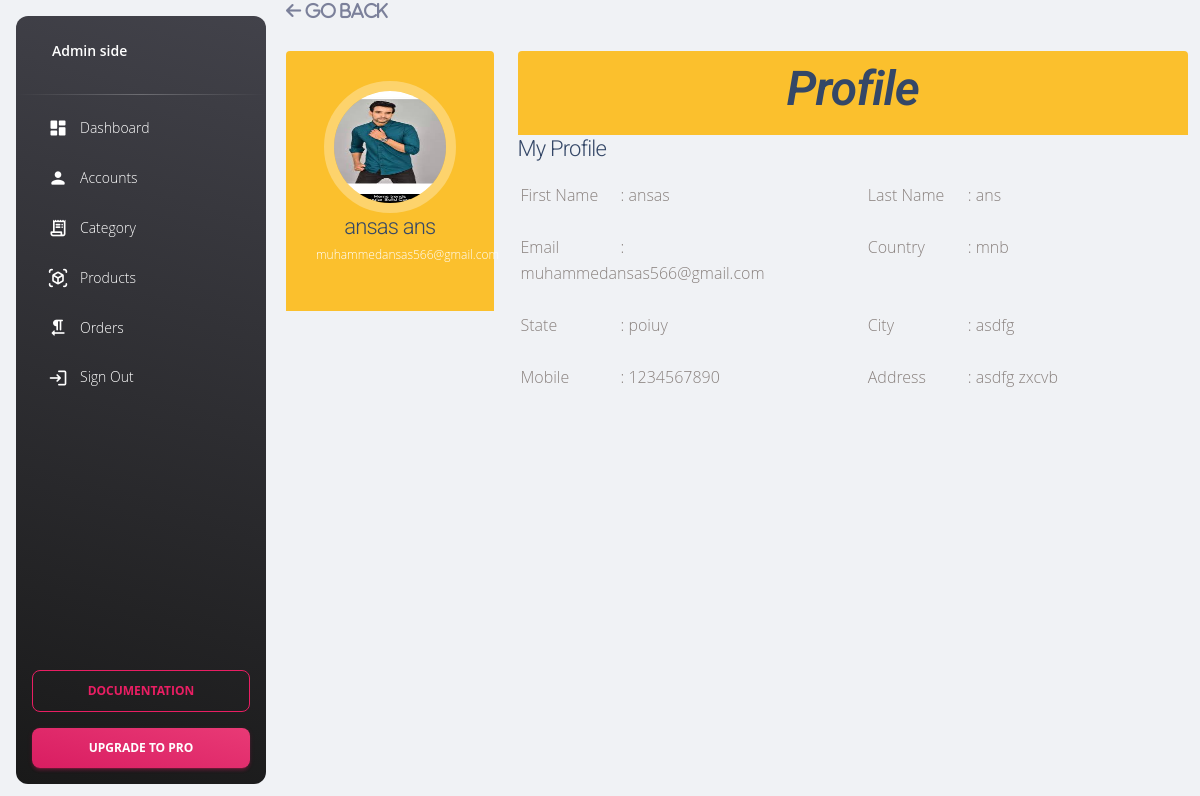
/admin_panel/60/admin_userprofile/, run on the app's committed database.
### accounts/models.py (models this page shows, shortened)
class Userprofile(models.Model):
    user = models.OneToOneField(Account,on_delete=models.CASCADE)
    address_first = models.CharField(blank=True,max_length=100)
    address_second = models.CharField(blank=True,max_length=100)
    profile_picture = models.ImageField(blank=True,upload_to='user_profile')
    city = models.CharField(blank=True,max_length=50)
    state = models.CharField(blank=True,max_length=50)
    country = models.CharField(blank=True,max_length=50)
    def __str__(self):
        return self.user.first_name
    def full_address(self):
        return f'{self.address_first} {self.address_second}'

class Account(AbstractBaseUser):
    first_name = models.CharField(max_length=25)
    last_name = models.CharField(max_length=25)
    username = models.CharField(max_length=50,unique=True)
    email = models.EmailField(max_length=50,unique=True)
    phone_number = models.CharField(max_length=50)
    date_joined = models.DateTimeField(auto_now_add=True)
    last_login = models.DateTimeField(auto_now_add=True)
    is_admin = models.BooleanField(default=False)
    is_staff = models.BooleanField(default=False)
    is_active = models.BooleanField(default=False)
    is_superadmin = models.BooleanField(default=False)
    USERNAME_FIELD ='email'
    REQUIRED_FIELDS = ['username','first_name','last_name']
    objects = Myaccountmanager()

### admin_panel/views.py (the view)
# urls.py: path('<int:id>/admin_userprofile/',views.admin_userprofile,name='admin_userprofile'),
def admin_userprofile(request,id):
    users = Account.objects.get(id=id)
    user = Userprofile.objects.get(user=users)
    print(user)
    context = {
        "user":user
    }
    return render(request,"admin_panel/admin_userprofile.html",context)

### cart/context_processers.py (called while the page is built, shortened)
def counter(request):
    cart_count = 0
    if 'admin' in  request.path:
        return{}
    return dict(cart_count=cart_count)

### products_category/context_processors.py (called while the page is built)
def menu_links(request):
    links = catogary.objects.all()
    return dict(links=links)

### Templates/admin_panel/admin_userprofile.html (shortened to what this page needs)
{% extends "admin_panel/admin.html" %}
{% block "admin_content" %}
<link href="https://maxcdn.bootstrapcdn.com/font-awesome/4.3.0/css/font-awesome.min.css" rel="stylesheet">
<div class="container bootstrap snippets bootdey">
<div class="row">
    <a href="{% url 'admin_users' %}" data-mdb-toggle="tooltip" title="Go Back">
        <i class="fas fa-arrow-left fa-lg text-secondary"> Go Back</i>
      </a>
  <div class="profile-nav col-md-3">
      <div class="panel">
          <div class="user-heading round">
              <a href="#">
                  <img src="{{user.profile_picture.url}}" alt="">
              </a>
              <h1>{{user.user.first_name}} {{user.user.last_name}}</h1>
              <p>{{user.user.email}}</p>
        </div>
      </div>
  </div>
  <div class="profile-info col-md-9">
      <div class="panel">
        <div class="bio-graph-heading py-2">
            <h1 class="text-center"> Profile</h1>
        </div>
          <div class="panel-body bio-graph-info">
              <h1>My Profile</h1>
              <div class="row">
                  <div class="bio-row">
                      <p><span>First Name </span>: {{user.user.first_name}}</p>
                  </div>
                  <div class="bio-row">
                      <p><span>Last Name </span>: {{user.user.last_name}}</p>
                  </div>
                  <div class="bio-row">
                      <p><span>Email </span>: {{user.user.email}}</p>
                  </div>
                  <div class="bio-row">
                      <p><span>Country</span>: {{user.country}}</p>
                  </div>
                  <div class="bio-row">
                      <p><span>State</span>: {{user.state}}</p>
                  </div>
                  <div class="bio-row">
                      <p><span>City </span>: {{user.city}}</p>
                  </div>
                  <div class="bio-row">
                      <p><span>Mobile </span>: {{user.user.phone_number}}</p>
                  </div>
                  <div class="bio-row">
                      <p><span>Address</span>: {{user.full_address}}</p>
                  </div>
              </div>
          </div>
      </div>
</div>
</div>
{% endblock %}

### Templates/admin_panel/admin_userprofile.html (style rules this page uses)
body { color: #797979; background: #f1f2f7; font-family: 'Open Sans', sans-serif; padding: 0px !important; margin: 0px !important; font-size: 13px; text-rendering: optimizeLegibility; -webkit-font-smoothing: antialiased; -moz-font-smoothing: antialiased; }
.profile-nav, .profile-info { margin-top:30px; }
.profile-nav .user-heading { background: #fbc02d; color: #fff; border-radius: 4px 4px 0 0; -webkit-border-radius: 4px 4px 0 0; padding: 30px; text-align: center; }
.profile-nav .user-heading.round a { border-radius: 50%; -webkit-border-radius: 50%; border: 10px solid rgba(255,255,255,0.3); display: inline-block; }
.profile-nav .user-heading a img { width: 112px; height: 112px; border-radius: 50%; -webkit-border-radius: 50%; }
.profile-nav .user-heading h1 { font-size: 22px; font-weight: 300; margin-bottom: 5px; }
.profile-nav .user-heading p { font-size: 12px; }
.bio-graph-heading { background: #fbc02d; color: #fff; text-align: center; font-style: italic; padding: 40px 110px; border-radius: 4px 4px 0 0; -webkit-border-radius: 4px 4px 0 0; font-size: 16px; font-weight: 300; }
.bio-graph-info { color: #89817e; }
.bio-graph-info h1 { font-size: 22px; font-weight: 300; margin: 0 0 20px; }
.bio-row { width: 50%; float: left; margin-bottom: 10px; padding:0 15px; }
.bio-row p span { width: 100px; display: inline-block; }

### data on the page
Userprofile: profile_picture (picture), user.first_name "ansas", user.last_name "ans", user.email "muhammedansas566@gmail.com", country "mnb", state "poiuy", city "asdfg", user.phone_number "1234567890", full_address "asdfg zxcvb"
